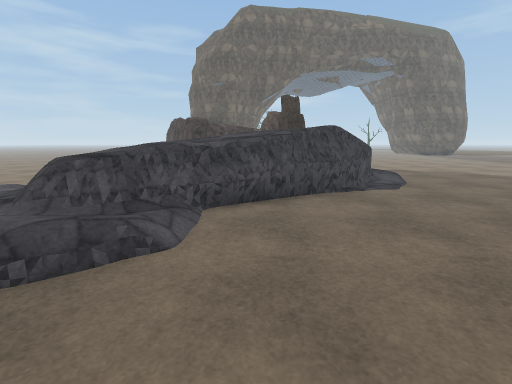
[1] (above)

16 first-person views from a walk through a 3-D level made in the Unity game engine. The camera is 1.5 m above the floor, tilts 10° down and sees 85° across. The floor is counted in squares, 1 m on a side. Each view is taken from the middle of a square. On the plan, view 1 faces up. The plan holds only what a view shows up to about 14 squares ahead; the rest is blank. The place goes on beyond the plan. Surface patterns are stand-ins for the level's own textures.

[2]
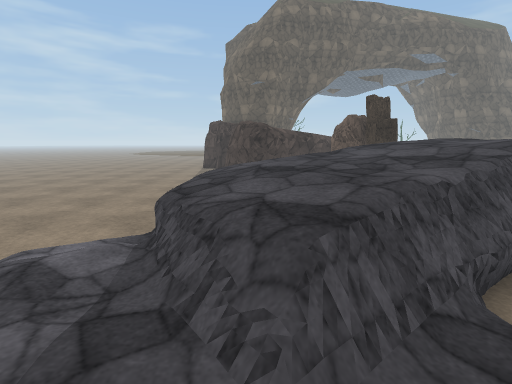

[3]
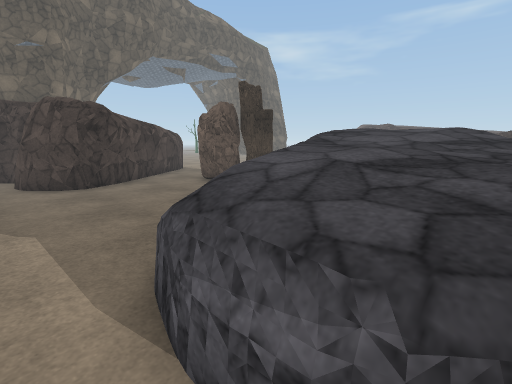

[4]
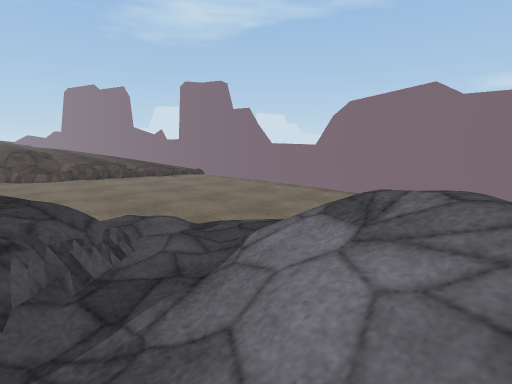

[5]
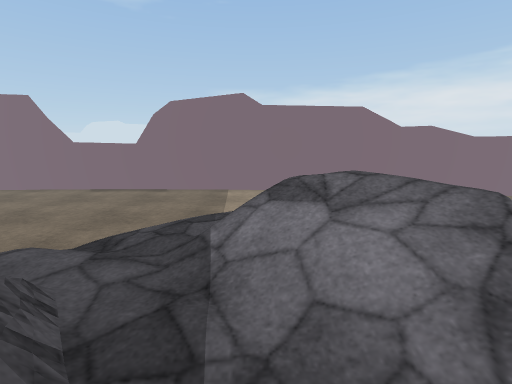

[6]
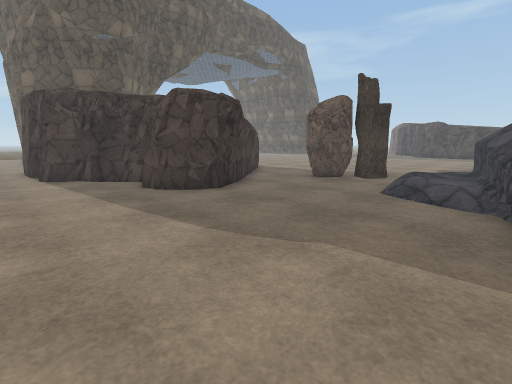

[7]
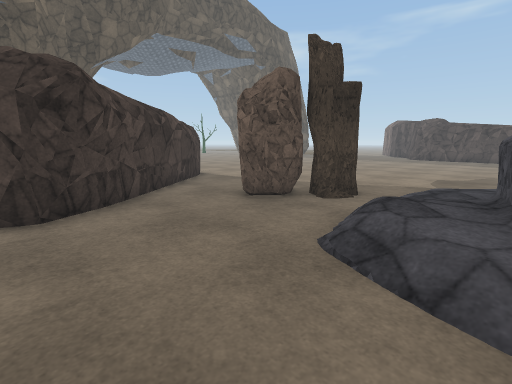

[8]
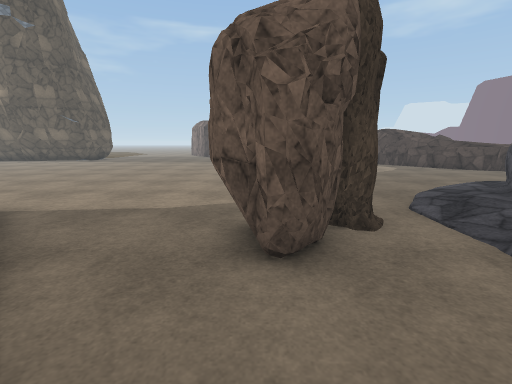

[9]
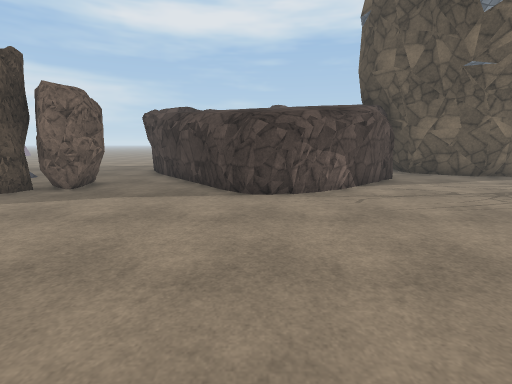

[10]
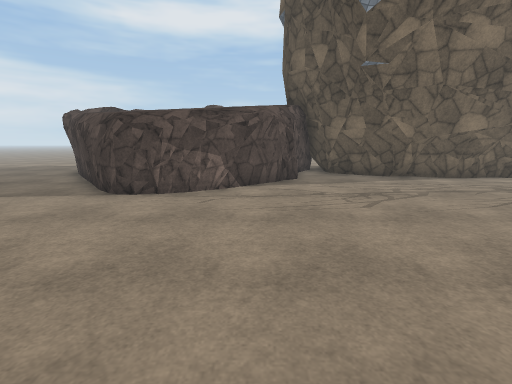

[11]
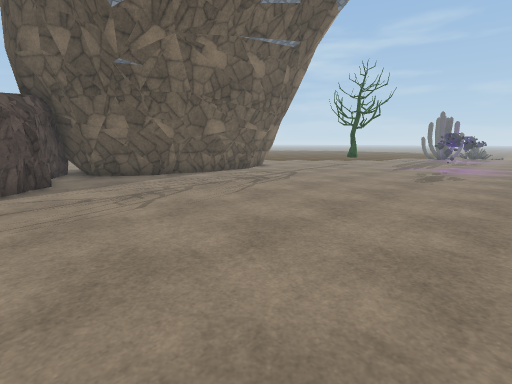

[12]
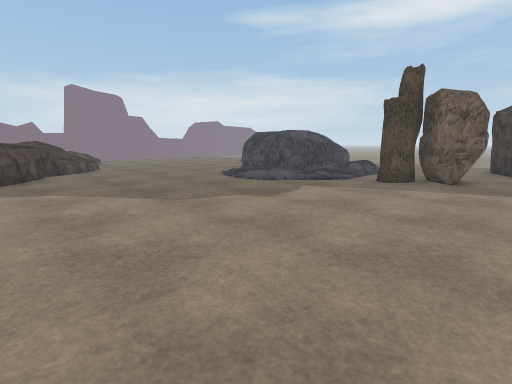

[13]
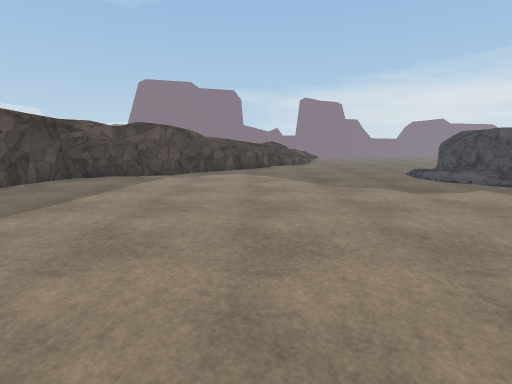

[14]
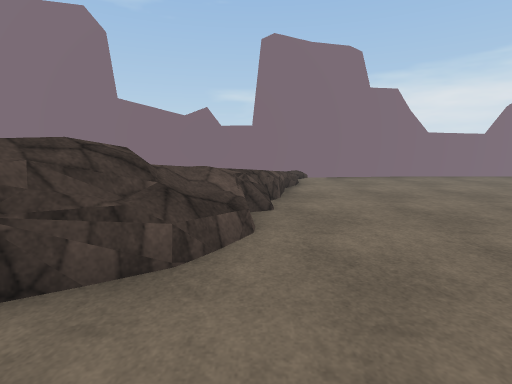

[15]
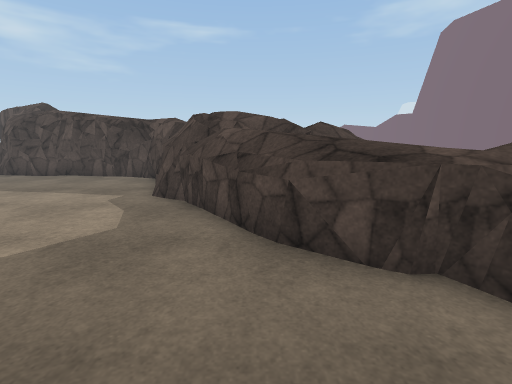

[16]
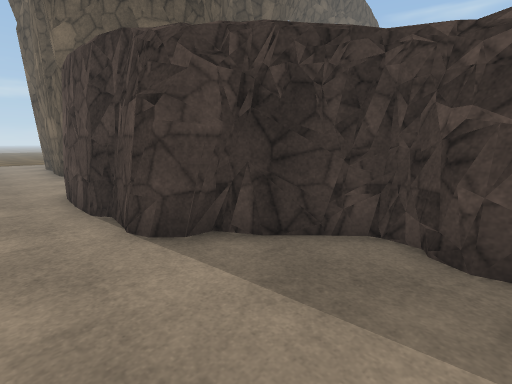

### Floor plan
Key: @ floor where view 1 was taken; # wall or solid block; . main floor; : floor 0.25 m higher than the main floor; + floor 0.5 m higher than the main floor; * floor 0.75 m higher than the main floor; % floor 1.5 m higher than the main floor; & floor 2.75 m higher than the main floor; / step, stairs or slope; = window, fence, low wall or low ledge; ^ raised ledge; R rock; O other object.
Columns run from 10 left of view 1 to 23 right of it. Each row starts with its distance up from view 1.
 36  ..#    ##............
 35  ..#    ##............
 34  ..     ##............
 33  ..    ##.............
 32 ...   ##..............
 31 ..    ####............
 30 ..#      ##...........
 29 ..#       ##..........
 28 ..#        ##.........
 27 ..#         #.........
 26 ..#         ##........
 25 ..##        ##........
 24 ...##      ##......... .
 23 ....##    ##..........
 22 ....##   ##...............
 21 ....## ###.................      #
 20 .....###...RR...............    ##
 19 ..........RRR................  .#/
 18 ...........RR...................#/
 17 ............O:..................#
 16 ................................#
 15 .........////:/.................&
 14 ......../++/:+:/................
 13 ......../^^^^^#//..............
 12 ......^^^^^^^^^+/............##
 11 ....=^^^^^^^^^^:...........#=#/
 10 ....^^^^^^^^ ^^/..........##//
  9 ....^^^^^^^^##..........##^//
  8  ../^^^^^^^##........../#///
  7   //+^^^^#=............/% //
  6   //+=^^==............=%% //
  5   //++^=:.........../==
  4   ////+++..........//=/
  3   ///////..........///
  2      //............//
  1       .............=
  0       ....@......./*
 -1      ............./           ###
 -2     ............../        ##
 -3     ..............    #####
 -4 ####...........#.#####
 -5     ###########

Positions as (right, up) in squares from view 1, and headings:
1: (0, 0), facing up
2: (-4, 3), facing up
3: (-7, 8), facing up-right
4: (-8, 6), facing down-right
5: (-6, 7), facing down
6: (-10, 12), facing up-right
7: (-5, 13), facing up-right
8: (-3, 19), facing right
9: (11, 25), facing left
10: (11, 29), facing left
11: (11, 29), facing up-left
12: (14, 21), facing down-left
13: (13, 24), facing down
14: (9, 8), facing down
15: (9, 8), facing right
16: (-10, 21), facing up-right
